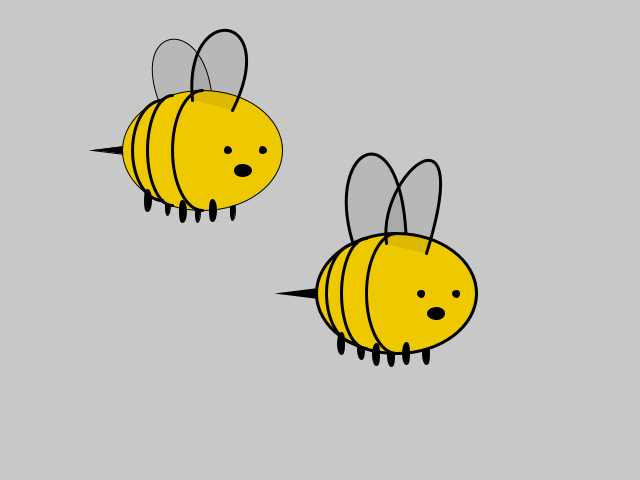
Frame 1 (no input)
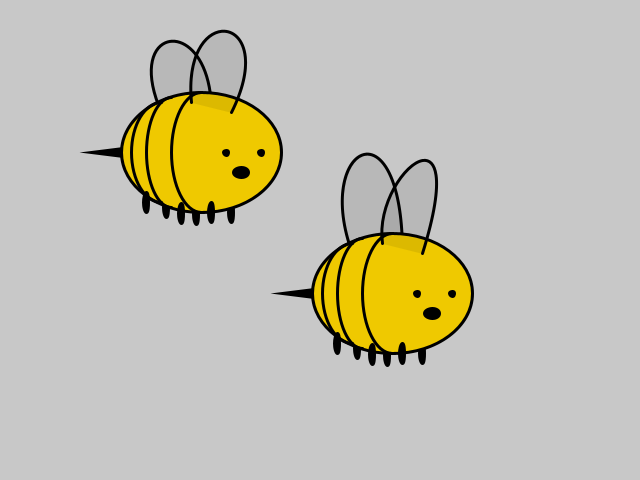
Frame 60 (the mouse pressed at the canvas centre just before this capture)
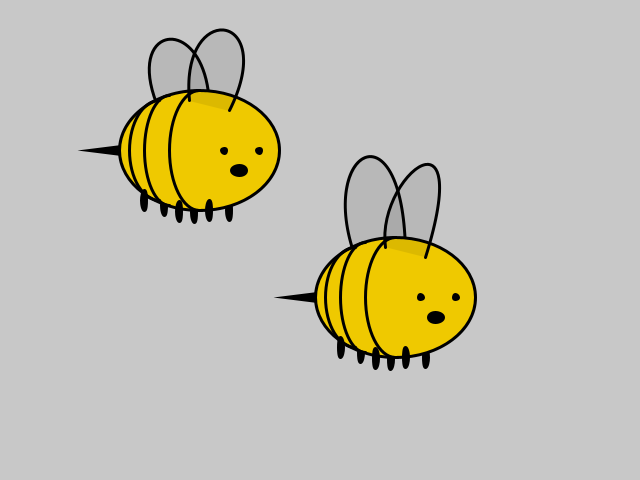
Frame 120 (the mouse held since frame 60 and released just before this capture)

The Processing sketch that drew these frames (run headless with seeded random() and noise(); from frame 60 on, the mouse is pressed at the canvas centre):

// Processing sketch: homework_01
// ── homework_01.pde
float firstThirdW;
float firstThirdH;

float lastThirdW;
float lastThirdH;

void setup() {
  size(640, 480);
  smooth(8);
  // ref img: https://goo.gl/images/42uTvP
}

void draw() {
  firstThirdW = width * random(0.31, 0.32);
  firstThirdH = height * random(0.31, 0.32);

  lastThirdW = width * random(0.61, 0.62);
  lastThirdH = height * random(0.61, 0.62);
  background(200);
  
  //**
  // The one on the left
  //**
  // stinger
  fill(0);
  triangle(firstThirdW - 110, firstThirdH, firstThirdW - 70, firstThirdH + 5, firstThirdW - 70, firstThirdH - 5);
  
  // behind wing
  fill(0, 20);
  bezier(firstThirdW - 40, firstThirdH - 40, firstThirdW - 80, firstThirdH - 130, firstThirdW + 10, firstThirdH - 140, firstThirdW + 10, firstThirdH - 40);

  // behind legs
  fill(0);
  ellipse(firstThirdW + 30, firstThirdH + 60, 5, 20);
  ellipse(firstThirdW - 5, firstThirdH + 62, 5, 20);
  ellipse(firstThirdW - 35, firstThirdH + 55, 5, 20);
  
  // body
  fill(239, 201, 0);
  ellipse(firstThirdW, firstThirdH, 160, 120);
  strokeWeight(3);
  noFill();
  arc(firstThirdW, firstThirdH, 60, 120, PI * .5, PI * 1.5);
  arc(firstThirdW - 30, firstThirdH, 50, 110, PI * .5, PI * 1.5);
  arc(firstThirdW - 40, firstThirdH, 60, 100, PI * .5, PI * 1.5);

  // face
  fill(0);
  ellipse(firstThirdW + 25, firstThirdH, 5, 5);
  ellipse(firstThirdW + 60, firstThirdH, 5, 5);
  ellipse(firstThirdW + 40, firstThirdH + 20, 15, 10);
  
  // forward legs
  ellipse(firstThirdW + 10, firstThirdH + 60, 5, 20);
  ellipse(firstThirdW - 20, firstThirdH + 61, 5, 20);
  ellipse(firstThirdW - 55, firstThirdH + 50, 5, 20);
  
  // forward wing
  fill(0, 20);
  bezier(firstThirdW - 10, firstThirdH - 50, firstThirdW - 20, 0, firstThirdW + 80, firstThirdH - 140, firstThirdW + 30, firstThirdH - 40);

  //**
  // The one on the right
  //**
  // stinger
  fill(0);
  triangle(lastThirdW - 110, lastThirdH, lastThirdW - 70, lastThirdH + 5, lastThirdW - 70, lastThirdH - 5);
  
  // behind wing
  fill(0, 20);
  bezier(lastThirdW - 40, lastThirdH - 40, lastThirdW - 80, lastThirdH / 2, lastThirdW + 10, lastThirdH / 3, lastThirdW + 10, lastThirdH - 40);

  // behind legs
  fill(0);
  ellipse(lastThirdW + 30, lastThirdH + 60, 5, 20);
  ellipse(lastThirdW - 5, lastThirdH + 62, 5, 20);
  ellipse(lastThirdW - 35, lastThirdH + 55, 5, 20);
  
  // body
  fill(239, 201, 0);
  ellipse(lastThirdW, lastThirdH, 160, 120);
  strokeWeight(3);
  noFill();
  arc(lastThirdW, lastThirdH, 60, 120, PI * .5, PI * 1.5);
  arc(lastThirdW - 30, lastThirdH, 50, 110, PI * .5, PI * 1.5);
  arc(lastThirdW - 40, lastThirdH, 60, 100, PI * .5, PI * 1.5);

  // face
  fill(0);
  ellipse(lastThirdW + 25, lastThirdH, 5, 5);
  ellipse(lastThirdW + 60, lastThirdH, 5, 5);
  ellipse(lastThirdW + 40, lastThirdH + 20, 15, 10);
  
  // forward legs
  ellipse(lastThirdW + 10, lastThirdH + 60, 5, 20);
  ellipse(lastThirdW - 20, lastThirdH + 61, 5, 20);
  ellipse(lastThirdW - 55, lastThirdH + 50, 5, 20);
  
  // forward wing
  fill(0, 20);
  bezier(lastThirdW - 10, lastThirdH - 50, lastThirdW - 20, lastThirdH - 120, lastThirdW + 80, lastThirdH - 200, lastThirdW + 30, lastThirdH - 40);
  
  println(mouseX, mouseY);
}
